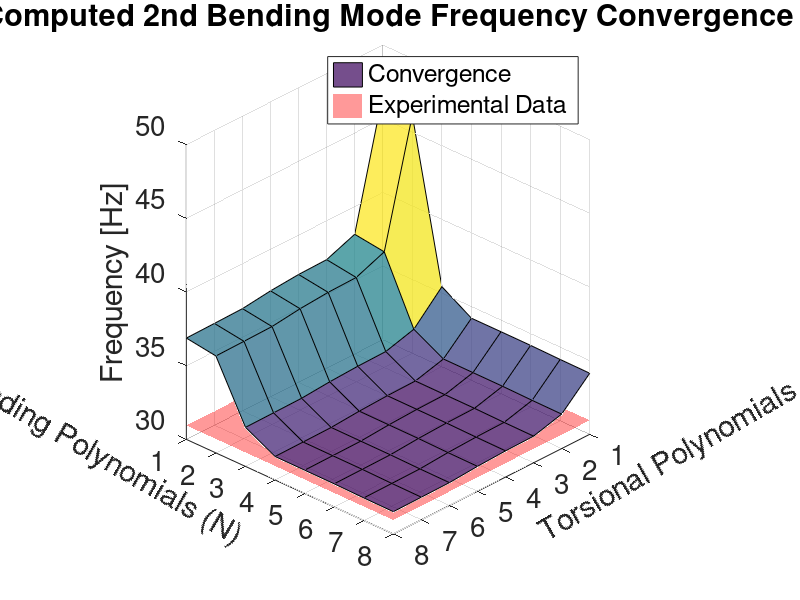
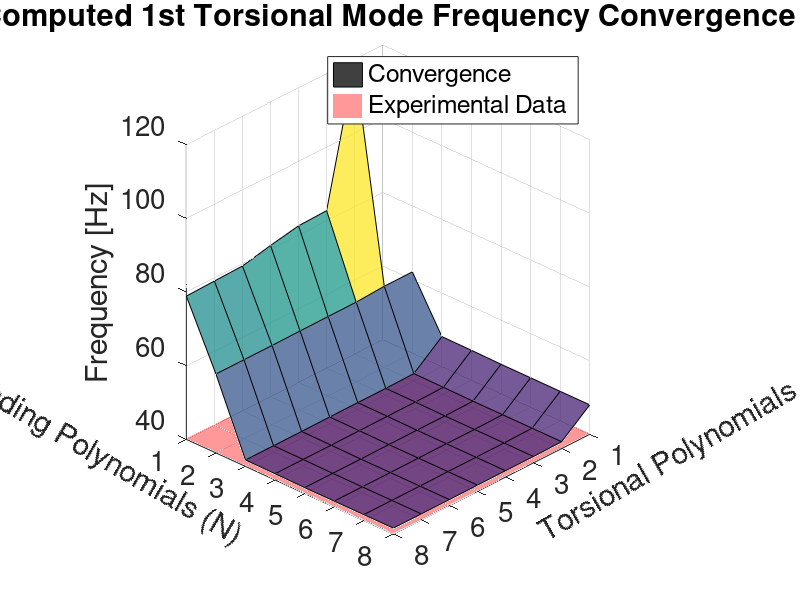

These charts were generated, in order, by the following MATLAB code:
clc
clear
close all

%%
% wing parameters
mw = 1.5818 ;                   % mass of the wing
c = 0.2032 ;                    % chord length 
b = c/2 ;                       % half chord
L = 1.2192 ;                    % length of the wing
EA = 0.437*c ;                  % position of elastic axis
IA = 0.454*c ;                  % position of inertial axis
x_b = IA-EA ;                   % 
EI = 404.76 ;                   % flexural rigidity of wing (Nm^2)
GJ = 199.076 ;                  % torsional rigidity of wing (Nm^2/rad)
mbar = mw/L ;                   % mass per unit length of wing (kg/m)
Iwing = 4.349e-3/L ;            % wing pitch moment of inertia (kg m^2/m)
rho = mbar/(pi*b*b*32.6) ;      

% parameters for wing store 4 
ms = 0.636*mw ;                    % store 4 mass, kg
xs = 0.625 ;                       % position of store ahead of Elastic Axis, m
Is = 1.91*Iwing*L ;                % pitch inertia of store about centre , kg m^2
x = xs*b ;

%% senstivity analysis
disp('Running 2D Sensitivity Analysis (Varying N and M)...')

% 1. Set our test condition: Store at 11 inches (11/47 * L = 0.234043 * L)
Ls_test = 0.234043 * L; 
y_L_int = 0:0.01:1; % Integration vector for trapz

% Experimental Data from NACA TN 1594 (Table II, Run 9, Weight 4 at 11 inches)
f1B_exp = 6.41;  % 1st Bending [Hz]
f2B_exp = 30.95; % 2nd Bending [Hz]
f1T_exp = 40.24; % 1st Torsion [Hz]

% 2. We will test N and M from 1 to 8
N_values = 1:8;
M_values = 1:8;

% Matrices to store results (rows = N values, cols = M values)
freq_results_1 = zeros(length(N_values), length(M_values));
freq_results_2 = zeros(length(N_values), length(M_values));
freq_results_3 = zeros(length(N_values), length(M_values));

% Nested loops to evaluate every combination of N and M
for n_idx = 1:length(N_values)
    for m_idx = 1:length(M_values)
        N_test = N_values(n_idx);
        M_test = M_values(m_idx);
        
        % Initialize matrices for this loop
        Del = zeros(N_test,N_test); Dels = zeros(N_test,N_test); B = zeros(N_test,N_test);
        D = zeros(M_test,M_test); D_s = zeros(M_test,M_test); T = zeros(M_test,M_test);
        C = zeros(N_test,M_test); C_s = zeros(N_test,M_test);
        
        % Build Bending Matrices
        for i=1:N_test
            psi_i = (y_L_int).^(i+1); 
            psi_i_store = (Ls_test/L).^(i+1); 
            psi_i_double = ((i*(i+1))/L^2).*((y_L_int).^(i-1)); 
            for j=1:N_test
                psi_j = (y_L_int).^(j+1); 
                psi_j_store = (Ls_test/L).^(j+1); 
                psi_j_double = ((j*(j+1))/L^2).*((y_L_int).^(j-1)); 
                
                Del(i,j) = L*trapz(y_L_int, psi_i.*psi_j); 
                Dels(i,j) = psi_i_store.*psi_j_store; 
                B(i,j) = L*trapz(y_L_int, psi_i_double.*psi_j_double); 
            end
        end
        
        % Build Torsion Matrices
        for i=1:M_test
            phi_i = (y_L_int).^i; 
            phi_i_store = (Ls_test/L).^i; 
            phi_i_single = (i/L).*((y_L_int).^(i-1)); 
            for j=1:M_test
                phi_j = (y_L_int).^j; 
                phi_j_store = (Ls_test/L).^j; 
                phi_j_single = (j/L).*((y_L_int).^(j-1)); 
                
                D(i,j) = L*trapz(y_L_int, phi_i.*phi_j); 
                D_s(i,j) = phi_i_store.*phi_j_store; 
                T(i,j) = L*trapz(y_L_int, phi_i_single.*phi_j_single); 
            end
        end
        
        % Build Coupled Matrices
        for i=1:N_test
            psi_i = (y_L_int).^(i+1); 
            psi_i_store = (Ls_test/L).^(i+1); 
            for j=1:M_test
                phi_j = (y_L_int).^j; 
                phi_j_store = (Ls_test/L).^j; 
                
                C(i,j) = L*trapz(y_L_int, psi_i.*phi_j);
                C_s(i,j) = psi_i_store.*phi_j_store;
            end
        end
        
        % Assemble Global Matrices
        Mwing_test = [mbar*Del, -mbar*x_b*C; -mbar*x_b*(C'), Iwing*D];
        Mstore_test = [ms*Dels, ms*x*C_s; ms*x*(C_s'), Is*D_s];
        Mt_test = Mwing_test + Mstore_test;
        K_test = [EI*B, zeros(N_test,M_test); zeros(M_test,N_test), GJ*T];
        
        % Solve Eigenvalue Problem
        [~, Lambda_test] = eig(K_test, Mt_test);
        f_hz = real(sqrt(diag(Lambda_test))) / (2*pi); % Keep real part for stability
        f_sorted = sort(f_hz); 
        
        % Safety check: Pad f_sorted with NaNs if it has fewer than 3 elements
        % (This happens when N+M < 3, e.g., N=1 and M=1)
        f_padded = [f_sorted; NaN(max(0, 3 - length(f_sorted)), 1)];
        
        % Store first 3 modes safely
        freq_results_1(n_idx, m_idx) = f_padded(1);
        freq_results_2(n_idx, m_idx) = f_padded(2);
        freq_results_3(n_idx, m_idx) = f_padded(3);
    end
end

%% 3. Plot the 2D Sensitivity Results
[M_grid, N_grid] = meshgrid(M_values, N_values);

% % --- Subplot 1: First Mode ---
% figure('Name', 'N and M Convergence vs Experimental Data', 'Position', [100, 100, 1400, 450]);
% surf(M_grid, N_grid, freq_results_1, 'FaceAlpha', 0.8); 
% hold on;
% % Plot Experimental Plane
% surf(M_grid, N_grid, f1B_exp*ones(size(freq_results_1)), 'FaceColor', 'r', 'FaceAlpha', 0.4, 'EdgeColor', 'none');
% title('Computed Mode 1 vs. Exp 1st Bending', 'FontSize', 12);
% xlabel('Torsional Polynomials (M)'); ylabel('Bending Polynomials (N)'); zlabel('Frequency [Hz]');
% view(-45, 30); grid on;

% --- Subplot 2: Second Mode ---
figure('Name', 'N and M Convergence vs Experimental Data', 'Position', [100, 100, 1400, 450]);
surf(M_grid, N_grid, freq_results_2, 'FaceAlpha', 0.75); 
hold on;
% Plot Experimental Plane
surf(M_grid, N_grid, f2B_exp*ones(size(freq_results_2)), 'FaceColor', 'r', 'FaceAlpha', 0.4, 'EdgeColor', 'none');
title('Computed 2nd Bending Mode Frequency Convergence', 'FontSize', 20);
xlabel('Torsional Polynomials (M)', 'FontSize', 15, 'Rotation', 30); 
ylabel('Bending Polynomials (N)', 'FontSize', 15, 'Rotation', -30); 
zlabel('Frequency [Hz]', 'FontSize', 15);
view([133.5 25.0]);
legend('Convergence', 'Experimental Data', 'fontsize', 15)
set(gca, 'FontSize', 20);
grid on;

% % --- Subplot 3: Third Mode ---
figure('Name', 'N and M Convergence vs Experimental Data', 'Position', [100, 100, 1400, 450]);
surf(M_grid, N_grid, freq_results_3, 'FaceAlpha', 0.75); 
hold on;
% Plot Experimental Plane
surf(M_grid, N_grid, f1T_exp*ones(size(freq_results_3)), 'FaceColor', 'r', 'FaceAlpha', 0.4, 'EdgeColor', 'none');
title('Computed 1st Torsional Mode Frequency Convergence', 'FontSize', 20);
xlabel('Torsional Polynomials (M)', 'FontSize', 25, 'Rotation', 30); 
ylabel('Bending Polynomials (N)', 'FontSize', 25, 'Rotation', -30); 
zlabel('Frequency [Hz]', 'FontSize', 25);
view([133.5 25.0]);
legend('Convergence', 'Experimental Data', 'fontsize', 15)
set(gca, 'FontSize', 20);
grid on;

% sgtitle('Rayleigh-Ritz Convergence Sensitivity (Store Mass 4 @ 0.234 L)', 'FontSize', 16, 'FontWeight', 'bold');
